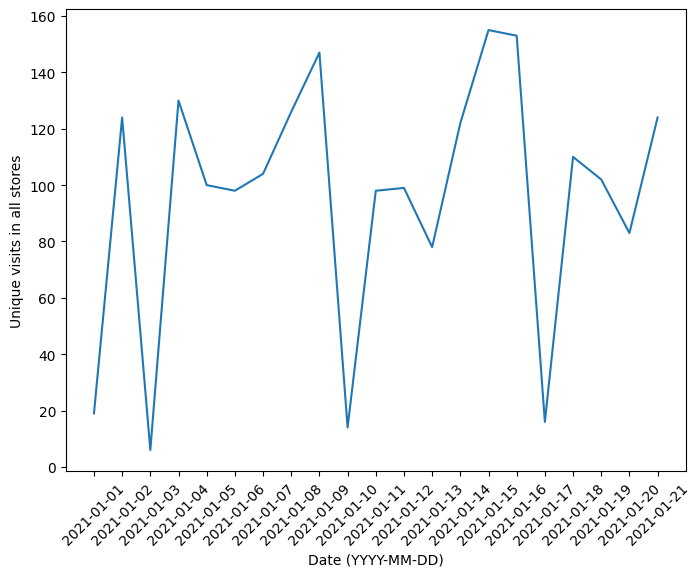

Generate this figure with Python:
#!/usr/bin/env python3

import os
import numpy as np
import pandas as pd
import geopandas
import matplotlib.pyplot as plt
# import rtree

path = "assignment_data/"
signal_path = path + "sample_data"
signals = []

print("Reading data from csv files")
for i, filei in enumerate(os.listdir(signal_path)):
    signals.append(pd.read_csv(signal_path + "/" + filei))
    
print("Joining DataFrames together")
signal = pd.concat(signals)
signal["date"] = pd.to_datetime(signal.utc_timestamp, unit = "ms").map(pd.Timestamp.date)
gsignal = geopandas.GeoDataFrame(signal, geometry = geopandas.points_from_xy(signal.lon, signal.lat))

print("Loading store locations")
stores = pd.read_csv(path + "stores.csv")
stores["geometry"] = geopandas.GeoSeries.from_wkt(stores.wkt)
gstores = geopandas.GeoDataFrame(stores)

print("Loading affinities and joining them to signal DataFrame")
affinities = os.listdir(path + "affinities")
for i in affinities:
    aff_id = np.genfromtxt(path + "affinities/" + i)
    gsignal[i] = np.where(gsignal["device_id"].isin(aff_id), 1, 0)

print("Filtering visited stores")
visits = geopandas.sjoin(gsignal, gstores, op = "within", how = "inner").reset_index()
visits = visits.drop(["index", "index_right", "utc_timestamp", "wkt", "geometry", "lat", "lon"], axis = 1)

vis_mod = visits.drop_duplicates(subset = ["store_id", "date", "device_id"])
tmp = visits.value_counts(subset = ["store_id", "date", "device_id"])
tmp.name = "total_signals"
vis_mod = vis_mod.join(tmp, on = ["store_id", "date", "device_id"])

vis_mod = vis_mod.drop(columns = "device_id")
tmp = vis_mod.value_counts(subset = ["store_id", "store_name", "date"])
tmp.name = "unique_visits"
vis_mod = vis_mod.groupby(["store_id", "store_name", "date"]).sum()
vis_mod = vis_mod.join(tmp, on = ["store_id", "store_name", "date"]).reset_index()

# Read columns in example, to rearrange the DataFrame column order
example = pd.read_csv(path + "example.csv")

vis_mod = vis_mod.reindex(columns = example.columns)
vis_mod.to_csv("output.csv")


fig = plt.figure(figsize = (8,6))
data = vis_mod.groupby(["date"]).sum().reset_index()
plt.plot(data.date, data.unique_visits)
plt.xlabel("Date (YYYY-MM-DD)")
plt.xticks(data.date, rotation = 45)
plt.ylabel("Unique visits in all stores")

plt.savefig("visits.png", bbox_inches = "tight")
